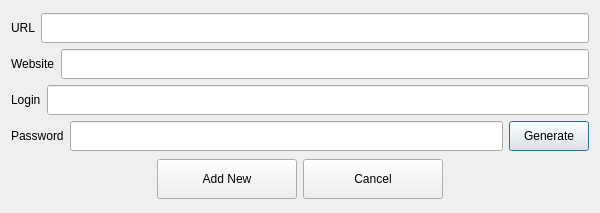
<?xml version="1.0" encoding="UTF-8"?>
<ui version="4.0">
 <class>AddObject</class>
 <widget class="QDialog" name="AddObject">
  <property name="geometry">
   <rect>
    <x>0</x>
    <y>0</y>
    <width>600</width>
    <height>213</height>
   </rect>
  </property>
  <property name="maximumSize">
   <size>
    <width>600</width>
    <height>464</height>
   </size>
  </property>
  <property name="windowTitle">
   <string>AddObject</string>
  </property>
  <layout class="QHBoxLayout" name="horizontalLayout_6">
   <item>
    <layout class="QVBoxLayout" name="verticalLayout_2">
     <property name="leftMargin">
      <number>0</number>
     </property>
     <property name="bottomMargin">
      <number>0</number>
     </property>
     <item>
      <layout class="QVBoxLayout" name="verticalLayout">
       <property name="leftMargin">
        <number>0</number>
       </property>
       <property name="topMargin">
        <number>0</number>
       </property>
       <property name="rightMargin">
        <number>0</number>
       </property>
       <property name="bottomMargin">
        <number>0</number>
       </property>
       <item>
        <layout class="QHBoxLayout" name="URLLayout">
         <property name="leftMargin">
          <number>0</number>
         </property>
         <item>
          <widget class="QLabel" name="UrlLabel">
           <property name="text">
            <string>URL</string>
           </property>
          </widget>
         </item>
         <item>
          <widget class="QLineEdit" name="UrlField">
           <property name="maximumSize">
            <size>
             <width>16777215</width>
             <height>30</height>
            </size>
           </property>
          </widget>
         </item>
        </layout>
       </item>
       <item>
        <layout class="QHBoxLayout" name="WebSiteLayout">
         <property name="leftMargin">
          <number>0</number>
         </property>
         <item>
          <widget class="QLabel" name="WebSiteLabel">
           <property name="text">
            <string>Website</string>
           </property>
          </widget>
         </item>
         <item>
          <widget class="QLineEdit" name="WebSiteField">
           <property name="maximumSize">
            <size>
             <width>16777215</width>
             <height>30</height>
            </size>
           </property>
          </widget>
         </item>
        </layout>
       </item>
       <item>
        <layout class="QHBoxLayout" name="LoginLayout">
         <property name="leftMargin">
          <number>0</number>
         </property>
         <item>
          <widget class="QLabel" name="LoginLabel">
           <property name="text">
            <string>Login</string>
           </property>
          </widget>
         </item>
         <item>
          <widget class="QLineEdit" name="LoginField">
           <property name="maximumSize">
            <size>
             <width>16777215</width>
             <height>30</height>
            </size>
           </property>
          </widget>
         </item>
        </layout>
       </item>
       <item>
        <layout class="QHBoxLayout" name="PasswordLayout">
         <property name="leftMargin">
          <number>0</number>
         </property>
         <property name="rightMargin">
          <number>0</number>
         </property>
         <item>
          <widget class="QLabel" name="PasswordLabel">
           <property name="enabled">
            <bool>true</bool>
           </property>
           <property name="text">
            <string>Password</string>
           </property>
          </widget>
         </item>
         <item>
          <widget class="QLineEdit" name="PasswordField">
           <property name="minimumSize">
            <size>
             <width>0</width>
             <height>30</height>
            </size>
           </property>
           <property name="maximumSize">
            <size>
             <width>16777215</width>
             <height>30</height>
            </size>
           </property>
          </widget>
         </item>
         <item>
          <widget class="QPushButton" name="PasswordGenerateButton">
           <property name="enabled">
            <bool>true</bool>
           </property>
           <property name="maximumSize">
            <size>
             <width>16777215</width>
             <height>30</height>
            </size>
           </property>
           <property name="text">
            <string>Generate</string>
           </property>
          </widget>
         </item>
        </layout>
       </item>
      </layout>
     </item>
     <item>
      <layout class="QHBoxLayout" name="horizontalLayout_5">
       <item>
        <spacer name="horizontalSpacer_2">
         <property name="orientation">
          <enum>Qt::Orientation::Horizontal</enum>
         </property>
         <property name="sizeHint" stdset="0">
          <size>
           <width>40</width>
           <height>20</height>
          </size>
         </property>
        </spacer>
       </item>
       <item>
        <widget class="QPushButton" name="AddObjButton">
         <property name="minimumSize">
          <size>
           <width>140</width>
           <height>0</height>
          </size>
         </property>
         <property name="maximumSize">
          <size>
           <width>150</width>
           <height>40</height>
          </size>
         </property>
         <property name="text">
          <string>Add New</string>
         </property>
         <property name="iconSize">
          <size>
           <width>20</width>
           <height>20</height>
          </size>
         </property>
        </widget>
       </item>
       <item>
        <widget class="QPushButton" name="CencleButton">
         <property name="minimumSize">
          <size>
           <width>140</width>
           <height>0</height>
          </size>
         </property>
         <property name="maximumSize">
          <size>
           <width>150</width>
           <height>40</height>
          </size>
         </property>
         <property name="text">
          <string>Cancel</string>
         </property>
         <property name="iconSize">
          <size>
           <width>20</width>
           <height>20</height>
          </size>
         </property>
        </widget>
       </item>
       <item>
        <spacer name="horizontalSpacer">
         <property name="orientation">
          <enum>Qt::Orientation::Horizontal</enum>
         </property>
         <property name="sizeHint" stdset="0">
          <size>
           <width>40</width>
           <height>20</height>
          </size>
         </property>
        </spacer>
       </item>
      </layout>
     </item>
    </layout>
   </item>
  </layout>
 </widget>
 <resources/>
 <connections/>
</ui>
